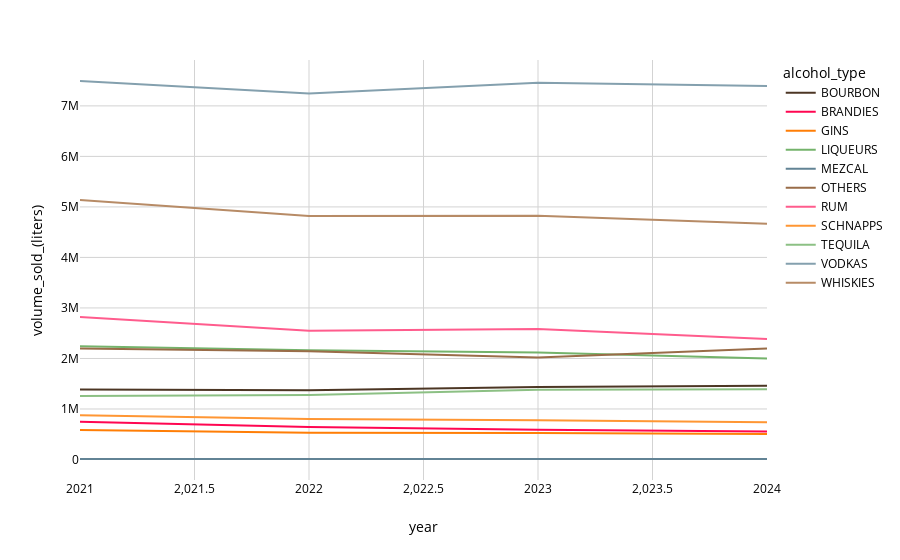

Notebook code cell kept with this figure:
### Code cell
px.line(data_yearly, x='year', y='volume_sold_(liters)', color= 'alcohol_type', template = iowa)

### Figure 1 — Plotly figure (JSON) as saved in the notebook; plotly's stock layout.template omitted (floating-point values rounded to 4 significant figures)
{"data": [{"hovertemplate": "alcohol_type=BOURBON<br>year=%{x}<br>volume_sold_(liters)=%{y}<extra></extra>", "legendgroup": "BOURBON", "line": {"color": "#4c3624", "dash": "solid"}, "marker": {"symbol": "circle"}, "mode": "lines", "name": "BOURBON", "orientation": "v", "showlegend": true, "type": "scatter", "x": [2021, 2022, 2023, 2024], "xaxis": "x", "y": [1388000.0, 1369000.0, 1435000.0, 1461000.0], "yaxis": "y"}, {"hovertemplate": "alcohol_type=BRANDIES<br>year=%{x}<br>volume_sold_(liters)=%{y}<extra></extra>", "legendgroup": "BRANDIES", "line": {"color": "#ff0651", "dash": "solid"}, "marker": {"symbol": "circle"}, "mode": "lines", "name": "BRANDIES", "orientation": "v", "showlegend": true, "type": "scatter", "x": [2021, 2022, 2023, 2024], "xaxis": "x", "y": [747900.0, 645200.0, 590300.0, 555300.0], "yaxis": "y"}, {"hovertemplate": "alcohol_type=GINS<br>year=%{x}<br>volume_sold_(liters)=%{y}<extra></extra>", "legendgroup": "GINS", "line": {"color": "#ff7e06", "dash": "solid"}, "marker": {"symbol": "circle"}, "mode": "lines", "name": "GINS", "orientation": "v", "showlegend": true, "type": "scatter", "x": [2021, 2022, 2023, 2024], "xaxis": "x", "y": [584400.0, 529500.0, 523600.0, 506800.0], "yaxis": "y"}, {"hovertemplate": "alcohol_type=LIQUEURS<br>year=%{x}<br>volume_sold_(liters)=%{y}<extra></extra>", "legendgroup": "LIQUEURS", "line": {"color": "#74B36B", "dash": "solid"}, "marker": {"symbol": "circle"}, "mode": "lines", "name": "LIQUEURS", "orientation": "v", "showlegend": true, "type": "scatter", "x": [2021, 2022, 2023, 2024], "xaxis": "x", "y": [2242000.0, 2161000.0, 2118000.0, 2001000.0], "yaxis": "y"}, {"hovertemplate": "alcohol_type=MEZCAL<br>year=%{x}<br>volume_sold_(liters)=%{y}<extra></extra>", "legendgroup": "MEZCAL", "line": {"color": "#628395", "dash": "solid"}, "marker": {"symbol": "circle"}, "mode": "lines", "name": "MEZCAL", "orientation": "v", "showlegend": true, "type": "scatter", "x": [2021, 2022, 2023, 2024], "xaxis": "x", "y": [9976.0, 11540.0, 11670.0, 10930.0], "yaxis": "y"}, {"hovertemplate": "alcohol_type=OTHERS<br>year=%{x}<br>volume_sold_(liters)=%{y}<extra></extra>", "legendgroup": "OTHERS", "line": {"color": "#996C48", "dash": "solid"}, "marker": {"symbol": "circle"}, "mode": "lines", "name": "OTHERS", "orientation": "v", "showlegend": true, "type": "scatter", "x": [2021, 2022, 2023, 2024], "xaxis": "x", "y": [2197000.0, 2144000.0, 2022000.0, 2196000.0], "yaxis": "y"}, {"hovertemplate": "alcohol_type=RUM<br>year=%{x}<br>volume_sold_(liters)=%{y}<extra></extra>", "legendgroup": "RUM", "line": {"color": "#FF5C8D", "dash": "solid"}, "marker": {"symbol": "circle"}, "mode": "lines", "name": "RUM", "orientation": "v", "showlegend": true, "type": "scatter", "x": [2021, 2022, 2023, 2024], "xaxis": "x", "y": [2819000.0, 2547000.0, 2585000.0, 2387000.0], "yaxis": "y"}, {"hovertemplate": "alcohol_type=SCHNAPPS<br>year=%{x}<br>volume_sold_(liters)=%{y}<extra></extra>", "legendgroup": "SCHNAPPS", "line": {"color": "#FF9633", "dash": "solid"}, "marker": {"symbol": "circle"}, "mode": "lines", "name": "SCHNAPPS", "orientation": "v", "showlegend": true, "type": "scatter", "x": [2021, 2022, 2023, 2024], "xaxis": "x", "y": [875188, 801000.0, 775900.0, 739200.0], "yaxis": "y"}, {"hovertemplate": "alcohol_type=TEQUILA<br>year=%{x}<br>volume_sold_(liters)=%{y}<extra></extra>", "legendgroup": "TEQUILA", "line": {"color": "#8CC084", "dash": "solid"}, "marker": {"symbol": "circle"}, "mode": "lines", "name": "TEQUILA", "orientation": "v", "showlegend": true, "type": "scatter", "x": [2021, 2022, 2023, 2024], "xaxis": "x", "y": [1257000.0, 1275000.0, 1378000.0, 1389000.0], "yaxis": "y"}, {"hovertemplate": "alcohol_type=VODKAS<br>year=%{x}<br>volume_sold_(liters)=%{y}<extra></extra>", "legendgroup": "VODKAS", "line": {"color": "#84A0AE", "dash": "solid"}, "marker": {"symbol": "circle"}, "mode": "lines", "name": "VODKAS", "orientation": "v", "showlegend": true, "type": "scatter", "x": [2021, 2022, 2023, 2024], "xaxis": "x", "y": [7492000.0, 7246000.0, 7460000.0, 7395000.0], "yaxis": "y"}, {"hovertemplate": "alcohol_type=WHISKIES<br>year=%{x}<br>volume_sold_(liters)=%{y}<extra></extra>", "legendgroup": "WHISKIES", "line": {"color": "#B78B66", "dash": "solid"}, "marker": {"symbol": "circle"}, "mode": "lines", "name": "WHISKIES", "orientation": "v", "showlegend": true, "type": "scatter", "x": [2021, 2022, 2023, 2024], "xaxis": "x", "y": [5139000.0, 4819000.0, 4825000.0, 4665000.0], "yaxis": "y"}], "layout": {"legend": {"title": {"text": "alcohol_type"}, "tracegroupgap": 0}, "margin": {"t": 60}, "xaxis": {"anchor": "y", "domain": [0, 1], "title": {"text": "year"}}, "yaxis": {"anchor": "x", "domain": [0, 1], "title": {"text": "volume_sold_(liters)"}}}}
